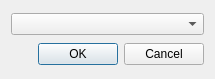
<?xml version="1.0" encoding="UTF-8"?>
<ui version="4.0">
 <class>ComboDialog</class>
 <widget class="QDialog" name="ComboDialog">
  <property name="geometry">
   <rect>
    <x>0</x>
    <y>0</y>
    <width>215</width>
    <height>79</height>
   </rect>
  </property>
  <layout class="QVBoxLayout" name="verticalLayout">
   <item>
    <widget class="QComboBox" name="comboBoxOptions"/>
   </item>
   <item>
    <widget class="QDialogButtonBox" name="buttonBox">
     <property name="standardButtons">
      <set>QDialogButtonBox::Cancel|QDialogButtonBox::Ok</set>
     </property>
    </widget>
   </item>
  </layout>
 </widget>
 <resources/>
 <connections/>
</ui>
